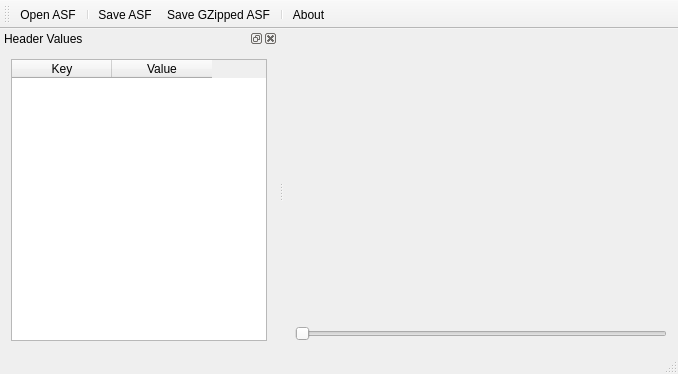
<?xml version="1.0" encoding="UTF-8"?>
<ui version="4.0">
 <class>MainWindow</class>
 <widget class="QMainWindow" name="MainWindow">
  <property name="geometry">
   <rect>
    <x>0</x>
    <y>0</y>
    <width>678</width>
    <height>374</height>
   </rect>
  </property>
  <property name="windowTitle">
   <string>Asf Viewer</string>
  </property>
  <property name="windowIcon">
   <iconset resource="resources.qrc">
    <normaloff>:/icon.png</normaloff>:/icon.png</iconset>
  </property>
  <widget class="QWidget" name="centralWidget">
   <layout class="QVBoxLayout" name="verticalLayout">
    <item>
     <widget class="QLabel" name="label">
      <property name="text">
       <string/>
      </property>
      <property name="alignment">
       <set>Qt::AlignCenter</set>
      </property>
     </widget>
    </item>
    <item>
     <widget class="QSlider" name="horizontalSlider">
      <property name="orientation">
       <enum>Qt::Horizontal</enum>
      </property>
     </widget>
    </item>
   </layout>
  </widget>
  <widget class="QToolBar" name="mainToolBar">
   <attribute name="toolBarArea">
    <enum>TopToolBarArea</enum>
   </attribute>
   <attribute name="toolBarBreak">
    <bool>false</bool>
   </attribute>
   <addaction name="actionOpen_ASF"/>
   <addaction name="separator"/>
   <addaction name="actionSave_ASF"/>
   <addaction name="actionSave_GZipped_ASF"/>
   <addaction name="separator"/>
   <addaction name="actionAbout"/>
  </widget>
  <widget class="QStatusBar" name="statusBar"/>
  <widget class="QDockWidget" name="dockWidget">
   <property name="windowTitle">
    <string>Header Values</string>
   </property>
   <attribute name="dockWidgetArea">
    <number>1</number>
   </attribute>
   <widget class="QWidget" name="dockWidgetContents">
    <layout class="QHBoxLayout" name="horizontalLayout">
     <item>
      <widget class="QTableWidget" name="tableWidget">
       <property name="editTriggers">
        <set>QAbstractItemView::NoEditTriggers</set>
       </property>
       <property name="sortingEnabled">
        <bool>true</bool>
       </property>
       <column>
        <property name="text">
         <string>Key</string>
        </property>
       </column>
       <column>
        <property name="text">
         <string>Value</string>
        </property>
       </column>
      </widget>
     </item>
    </layout>
   </widget>
  </widget>
  <action name="actionOpen_ASF">
   <property name="icon">
    <iconset resource="resources.qrc">
     <normaloff>:/open.png</normaloff>:/open.png</iconset>
   </property>
   <property name="text">
    <string>Open ASF</string>
   </property>
   <property name="shortcut">
    <string>Ctrl+O</string>
   </property>
  </action>
  <action name="actionSave_ASF">
   <property name="icon">
    <iconset resource="resources.qrc">
     <normaloff>:/save.png</normaloff>:/save.png</iconset>
   </property>
   <property name="text">
    <string>Save ASF</string>
   </property>
   <property name="shortcut">
    <string>Ctrl+S</string>
   </property>
  </action>
  <action name="actionSave_GZipped_ASF">
   <property name="icon">
    <iconset resource="resources.qrc">
     <normaloff>:/savegz.png</normaloff>:/savegz.png</iconset>
   </property>
   <property name="text">
    <string>Save GZipped ASF</string>
   </property>
   <property name="shortcut">
    <string>Ctrl+G</string>
   </property>
  </action>
  <action name="actionAbout">
   <property name="icon">
    <iconset resource="resources.qrc">
     <normaloff>:/about.png</normaloff>:/about.png</iconset>
   </property>
   <property name="text">
    <string>About</string>
   </property>
   <property name="shortcut">
    <string>F1</string>
   </property>
  </action>
 </widget>
 <layoutdefault spacing="6" margin="11"/>
 <resources>
  <include location="resources.qrc"/>
 </resources>
 <connections/>
</ui>
